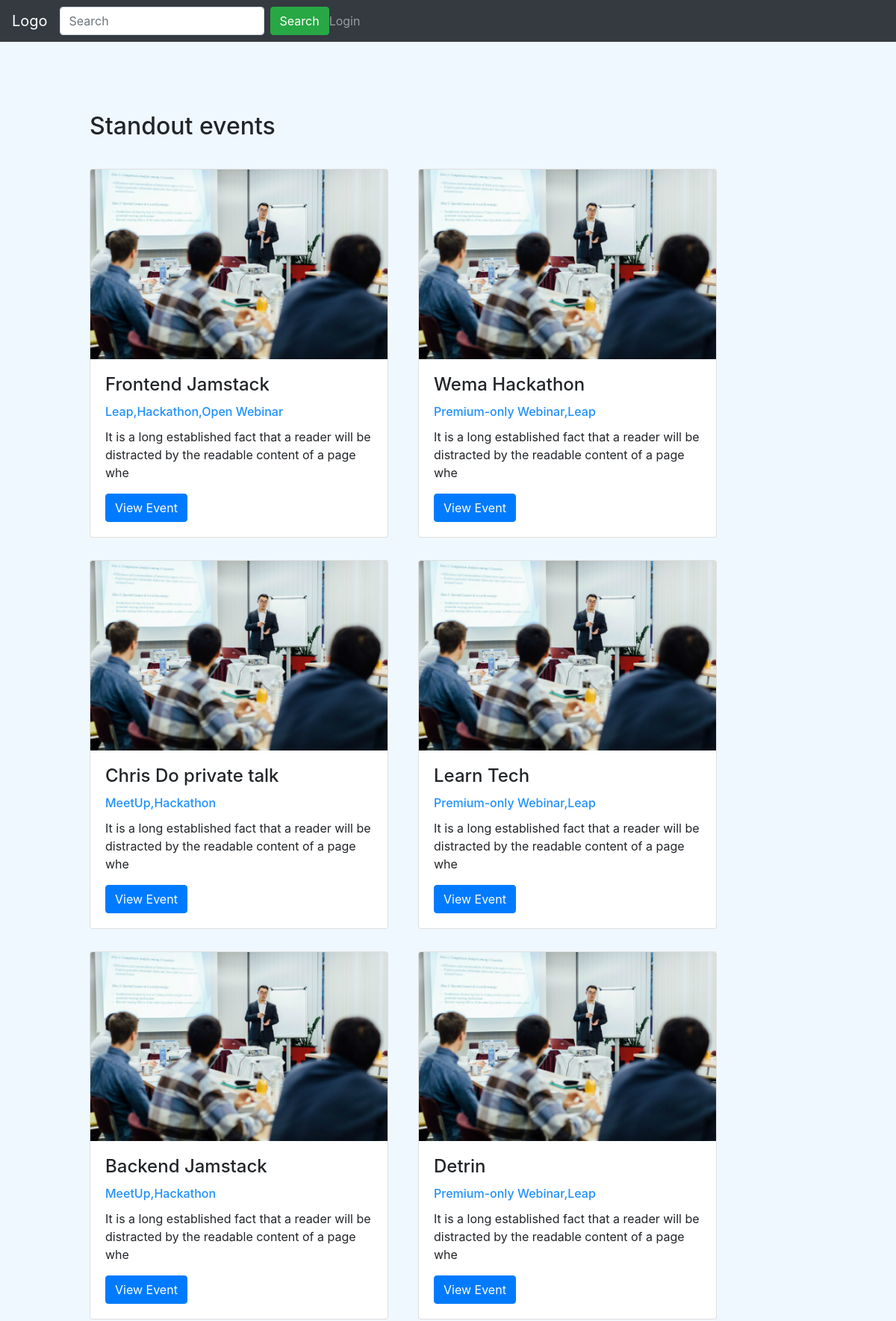
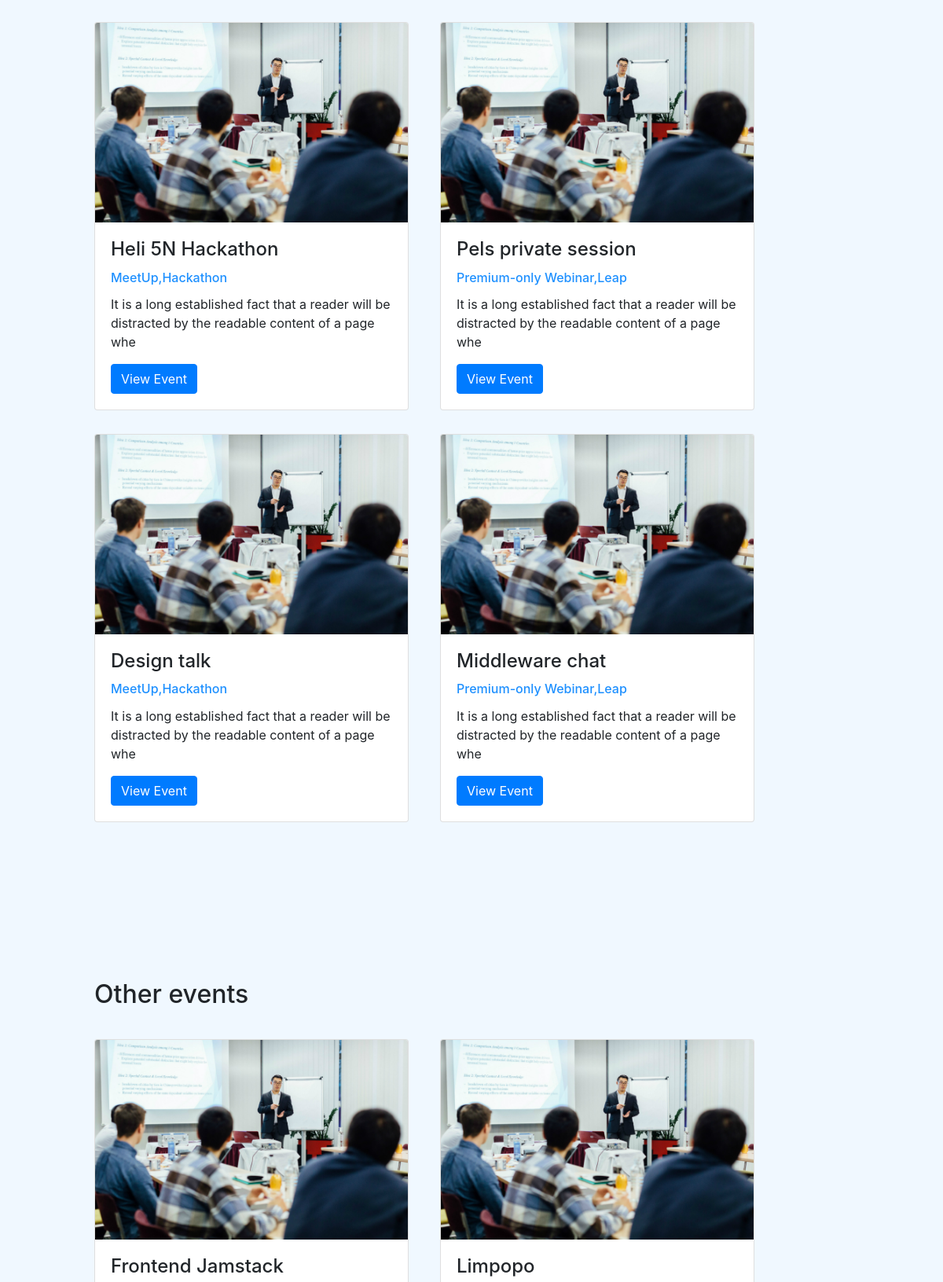
The page / (upper part) on the database its author committed (2 pictures, top to bottom).
### tables this page shows
CREATE TABLE `events` (
  `id` smallint NOT NULL AUTO_INCREMENT,
  `name` varchar(255) DEFAULT NULL,
  `desc` text NOT NULL,
  `created_at` datetime NOT NULL DEFAULT CURRENT_TIMESTAMP,
  `updated_at` datetime NOT NULL,
  PRIMARY KEY (`id`)
);

### private/query_functions.php (called while the page is built, shortened)
<?php
  function fetch_all_events() {
  global $db;
  $sql = "SELECT events.name, events.desc, events.id, events.created_at, result.types FROM ( SELECT events.id, GROUP_CONCAT(types.name) AS types FROM events INNER JOIN event_types ON events.id = event_types.event_id INNER JOIN type_events ON event_types.type_id = type_events.id INNER JOIN event_types AS has_types ON events.id = has_types.event_id INNER JOIN type_events AS types ON has_types.type_id = types.id GROUP BY events.id ) AS result INNER JOIN events USING(id);";
  $result = mysqli_query($db, $sql);
  return $result;
  }
  function fetch_standout_events() {
    global $db;
    $sql = "SELECT events.name, events.desc, events.id,  result.types FROM ( SELECT events.id, GROUP_CONCAT(types.name) AS types FROM events INNER JOIN event_types ON events.id = event_types.event_id  AND event_types.type_id IN (2,3) INNER JOIN type_events ON event_types.type_id = type_events.id INNER JOIN event_types AS has_types ON events.id = has_types.event_id INNER JOIN type_events AS types ON has_types.type_id = types.id GROUP BY events.id ) AS result INNER JOIN events USING(id) ;";
    $result = mysqli_query($db, $sql);
    return $result;
  }
function check_login_status() {
  if ($_SESSION['id']) {
    return true;
  } else {
    return false;
  };
}
?>

### private/functions.php (called while the page is built, shortened)
<?php
function h($string="") {
  return htmlspecialchars($string);
}
?>

### public/index.php (the view, shortened to what this page needs)
<?php include(SHARED_PATH . '/header.php'); ?>
<?php
$standout_events = fetch_standout_events();
$other_events = fetch_all_events();
function getTypes($typeString) {
    $typeArray = explode(',',$typeString);
    $intersectArray = array_unique($typeArray);
    return implode(',', $intersectArray);
}
?>
    <div class="contain">
        <h2>Standout events</h2>
        <div class="standout-row">
            <?php while($standout_event = mysqli_fetch_assoc($standout_events)) { ?>
                <div class="card" style="width:400px">
                    <img class="card-img-top" src="images/event.jpg" alt="Card image">
                    <div class="card-body">
                        <h4 class="card-title"><?php echo h($standout_event['name']); ?></h4>
                        <h6 class="card-title blue"><?php echo getTypes($standout_event['types']); ?></h6>
                        <p class="card-text"><?php echo substr(h($standout_event['desc']), 0, 100); ?></p>
                        <button
                            name="view-btn"
                            class="btn btn-primary view-btn"
                            data-toggle="modal"
                            data-target="#exampleModal"
                            data-desc="<?= $standout_event['desc']; ?>"
                            data-id="<?= $standout_event['id']; ?>"
                            data-typeName="<?= getTypes($standout_event['types']); ?>"
                            data-eventName="<?= $standout_event['name']; ?>"
                        >View Event
                        </button>
                    </div>
                </div>
            <?php } ?>
        </div>
        <h2 class="mt-20">Other events</h2>
        <div class="standout-row">
            <?php while($other_event = mysqli_fetch_assoc($other_events)) { ?>
                <div class="card" style="width:400px">
                    <img class="card-img-top" src="images/event.jpg" alt="Card image">
                    <div class="card-body">
                        <h4 class="card-title"><?php echo h($other_event['name']); ?></h4>
                    </div>
                </div>
            <?php } ?>
        </div>
    </div>
<?php include(SHARED_PATH . '/footer.php'); ?>

### private/shared/header.php (shortened to what this page needs)
<?php
$logged_in = check_login_status();
?>
<!doctype html>
<html lang="en">
  <head>
    <link rel="stylesheet" media="all" href="/stylesheets/style.css" />
      <link rel="stylesheet" href="https://stackpath.bootstrapcdn.com/bootstrap/4.3.1/css/bootstrap.min.css">
      <link ref="stylesheet" type="text/css" href="stylesheet/snackbar.min.css" />
  </head>
  <body>
  <link rel="stylesheet" href="https://cdnjs.cloudflare.com/ajax/libs/bootstrap-multiselect/0.9.13/css/bootstrap-multiselect.css">
  <nav class="navbar navbar-expand-sm bg-dark navbar-dark fixed-top">
      <a class="navbar-brand" href="/index.php">Logo</a>
      <form class="form-inline" action="/action_page.php">
          <input class="form-control mr-sm-2" type="text" placeholder="Search">
          <button class="btn btn-success" type="submit">Search</button>
      </form>
      <ul class="nav navbar-nav navbar-right">
         <?= $logged_in ? '<li><a href="index.php?logout=true"  class="navbar-link navbar-text navbar-right"><span class="glyphicon glyphicon-user"></span> Logout</a></li>' : '<li><a href="/Auth/signin.php" class="navbar-link navbar-text"><span class="glyphicon glyphicon-log-in"></span> Login</a></li>' ?>
      </ul>
  </nav>

### private/shared/footer.php (shortened to what this page needs)
</body>
</html>

### public/stylesheets/style.css (style rules this page uses)
html { height: 100%; width: 100%; }
body, html { background-color: aliceblue !important; }
.contain { margin: 150px 10%; }
.standout-row { display: flex; flex-wrap: wrap; }
.standout-row .card { margin-top: 30px; margin-right: 40px; }
.blue { color: dodgerblue; }
.mt-20 { margin-top: 200px; }

### rows shown on the page
events: name "Frontend Jamstack", types "Leap,Hackathon,Open Webinar", desc "It is a long established fact that a reader will be distracted by the readable content of a page whe"
events: name "Wema Hackathon", types "Premium-only Webinar,Leap", desc "It is a long established fact that a reader will be distracted by the readable content of a page whe"
events: name "Chris Do private talk", types "MeetUp,Hackathon", desc "It is a long established fact that a reader will be distracted by the readable content of a page whe"
events: name "Learn Tech", types "Premium-only Webinar,Leap", desc "It is a long established fact that a reader will be distracted by the readable content of a page whe"
events: name "Backend Jamstack", types "MeetUp,Hackathon", desc "It is a long established fact that a reader will be distracted by the readable content of a page whe"
events: name "Detrin", types "Premium-only Webinar,Leap", desc "It is a long established fact that a reader will be distracted by the readable content of a page whe"
events: name "Heli 5N Hackathon", types "MeetUp,Hackathon", desc "It is a long established fact that a reader will be distracted by the readable content of a page whe"
events: name "Pels private session", types "Premium-only Webinar,Leap", desc "It is a long established fact that a reader will be distracted by the readable content of a page whe"
events: name "Design talk", types "MeetUp,Hackathon", desc "It is a long established fact that a reader will be distracted by the readable content of a page whe"
events: name "Middleware chat", types "Premium-only Webinar,Leap", desc "It is a long established fact that a reader will be distracted by the readable content of a page whe"
events: name "Limpopo"
